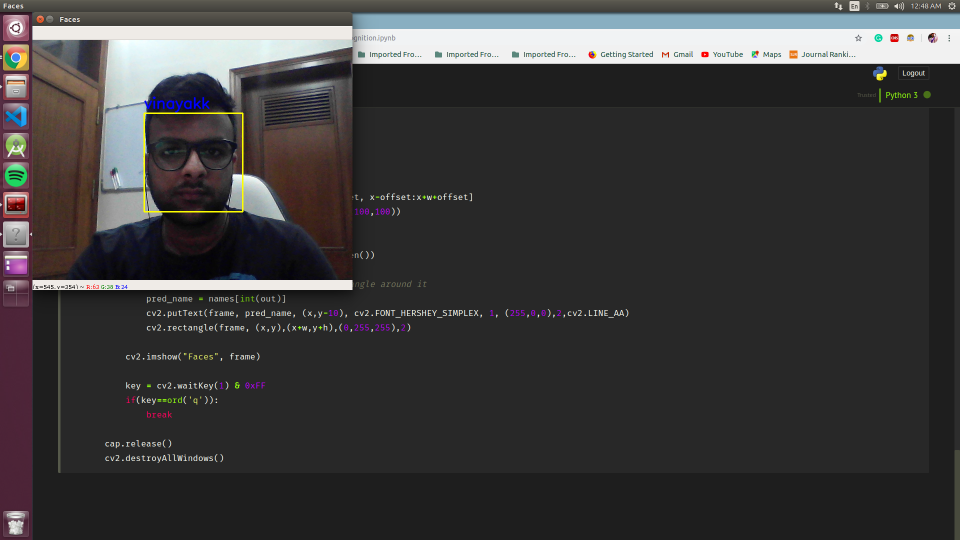
#> input picture test.png, 1920 x 1080 px, given in place of the camera (shown at 1/2 size)
$ jupyter execute --allow-errors face_data_collect.py.ipynb   (text cells are left out)
#> lines starting #> are read from the running program, lines starting #| are printed output that depends on the picture; after the words box and inside, x2 and y2 are one past the last pixel; in counts of white or black regions, pixels touching at a corner belong together
[cell 1]
import cv2
import numpy as np

[cell 2]
#Init Camera
cap = cv2.VideoCapture(0)

# Face Detection
face_cascade = cv2.CascadeClassifier("haarcascade_frontalface_alt.xml")

[cell 3]
skip = 0
face_data = []
dataset_path = './data/'
file_name = input("Enter the name of the person : ")
#> the answer given: test.png

[cell 4]
while True:
	ret,frame = cap.read()
#> frame is the input picture: shape (1080, 1920, 3); mean B, G, R 60.5, 60.2, 61.4

	if ret==False:
		continue

	gray_frame = cv2.cvtColor(frame,cv2.COLOR_BGR2GRAY)
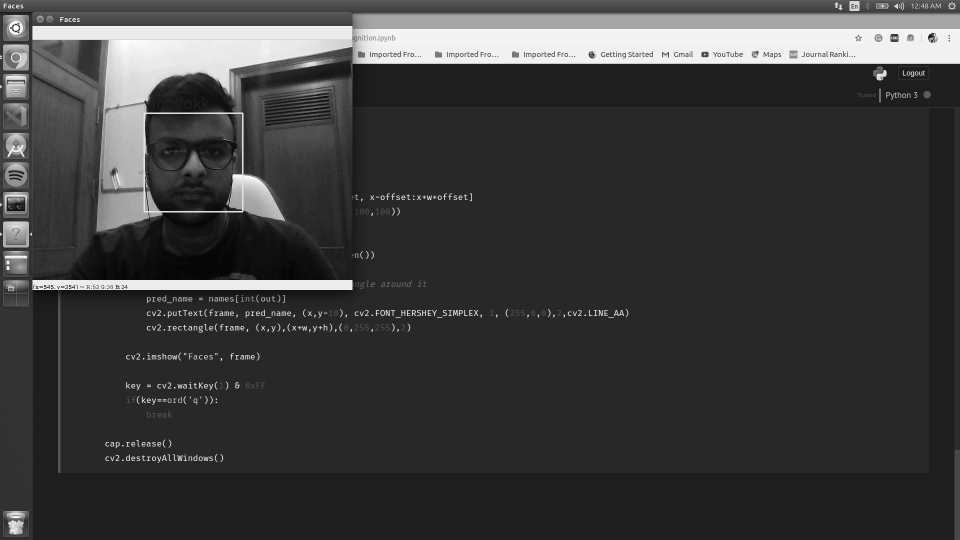
#> gray_frame: shape (1080, 1920) (shown at 1/2 size); min 0, max 255, mean 60.6


	faces = face_cascade.detectMultiScale(frame,1.3,5)
#> faces = [[285, 228, 204, 204]]
	if len(faces)==0:
		continue

	faces = sorted(faces,key=lambda f:f[2]*f[3])

	# Pick the last face (because it is the largest face acc to area(f[2]*f[3]))
	for face in faces[-1:]:
		x,y,w,h = face
		cv2.rectangle(frame,(x,y),(x+w,y+h),(0,255,255),2)

		#Extract (Crop out the required face) : Region of Interest
		offset = 10
		face_section = frame[y-offset:y+h+offset,x-offset:x+w+offset]
		face_section = cv2.resize(face_section,(100,100))

		skip += 1
		if skip%10==0:
			face_data.append(face_section)
			print(len(face_data))
#> this loop made 1 pass
#> (x, y, w, h, offset, skip) on pass 1: (285, 228, 204, 204, 10, 1)
#> pass 1, `face_section = frame[y-offset:y+h+offset,x-offset:x+w+offset]`:
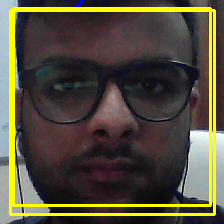
#> face_section: shape (224, 224, 3); mean B, G, R 57, 76.6, 82.5
#> pass 1, `face_section = cv2.resize(face_section,(100,100))`:
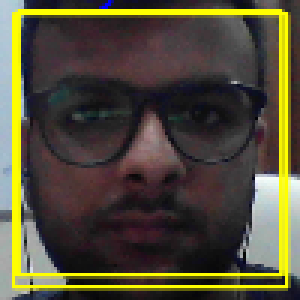
#> face_section: shape (100, 100, 3) (shown 3 times larger); mean B, G, R 56.3, 77.1, 83.1
#> after the loop:
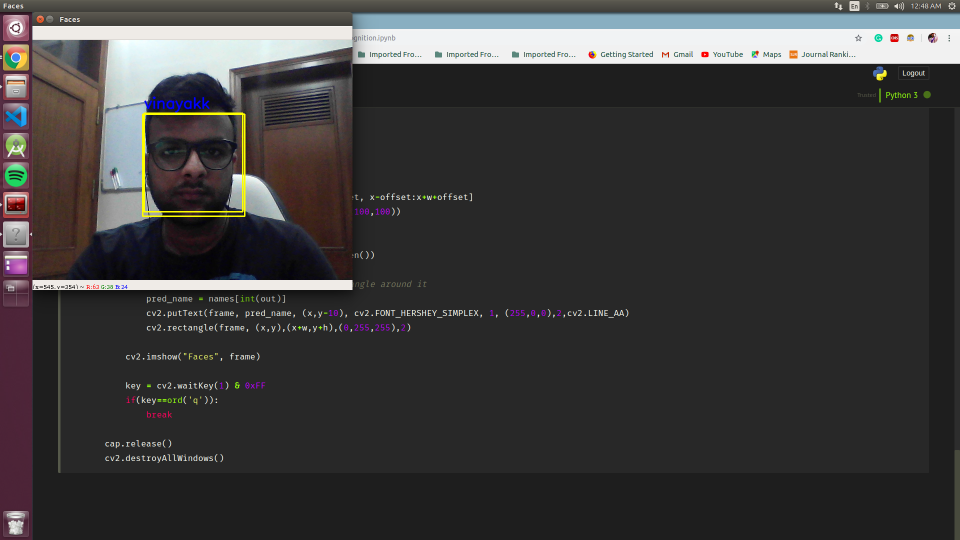
#> frame: shape (1080, 1920, 3) (shown at 1/2 size); 0.11% of pixels changed, all inside (x1, y1, x2, y2) = (284, 227, 491, 434)
#> after the loop, face_data = []; skip = 1


	cv2.imshow("Frame",frame)
	cv2.imshow("Face Section",face_section)

	key_pressed = cv2.waitKey(1) & 0xFF
#> (key q is pressed here)
	if key_pressed == ord('q'):
		break

# Convert our face list array into a numpy array
face_data = np.asarray(face_data)
#> face_data = empty array
#> (the rest of this cell did not finish here and is left out)
